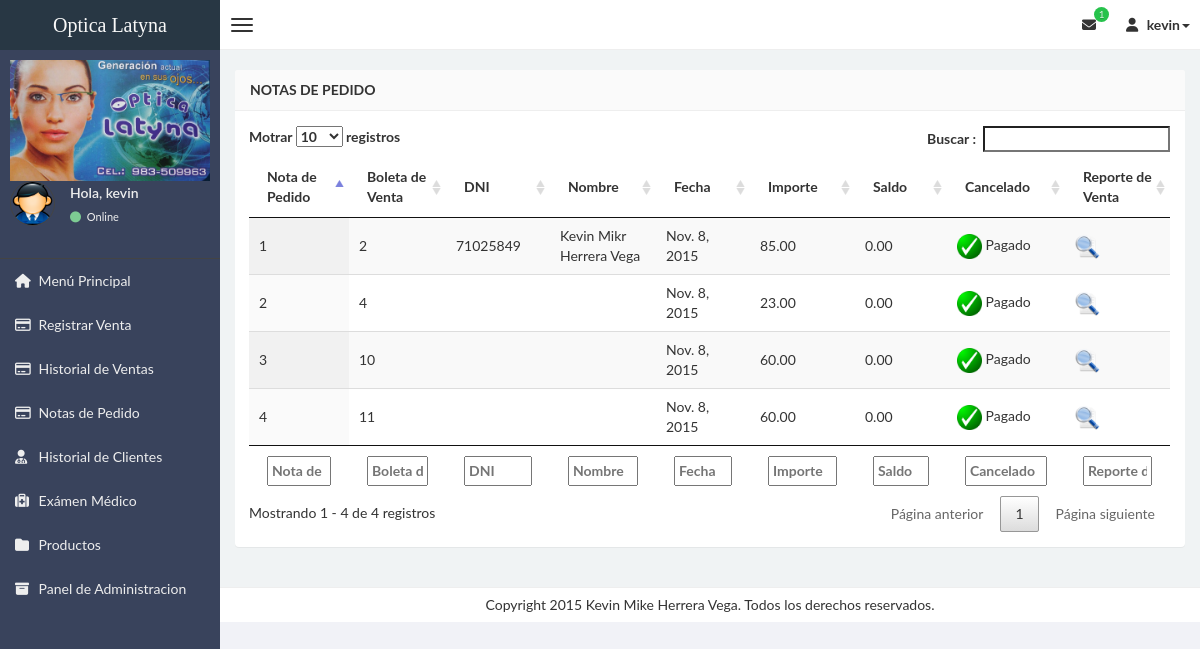
Screenshot of /facturacion/notas/ (signed in) with the database file from the repository.
### apps/facturacion/models.py (models this page shows, shortened)
class NotaPedido(models.Model):
    nro = models.IntegerField(unique=True)
    bloque = models.IntegerField(blank=True, null=True)
    venta = models.ForeignKey(Venta)
    fecha = models.DateField(default=timezone.now())
    importe = models.DecimalField(max_digits=10,decimal_places=2,default=0.00)
    saldo = models.DecimalField(max_digits=10,decimal_places=2,default=0.00)
    class Meta:
        verbose_name = 'Nota de Pedido'
        verbose_name_plural = 'Notas de Pedido'

class Venta(models.Model):
    nro = models.IntegerField(unique=True)
    bloque = models.IntegerField(blank=True, null=True)
    dni_cliente = models.ForeignKey(Cliente,blank=True, null=True)
    fecha = models.DateField(default = timezone.now())
    importe = models.DecimalField(max_digits=10,decimal_places=2,blank=True, null=True)
    saldo = models.DecimalField(max_digits=10,decimal_places=2,blank=True, null=True)
    total = models.DecimalField(max_digits=10,decimal_places=2,blank=True, null=True)
    cancelado = models.BooleanField(default=True)
    observaciones = models.TextField(blank=True, null=True)
    class Meta:
        verbose_name = 'Venta'
        verbose_name_plural = 'Ventas'

### apps/cliente/models.py (models this page shows, shortened)
class Cliente(models.Model):
    dni = models.CharField(primary_key=True, max_length=8)
    nombre = models.CharField(max_length=45)
    apellido = models.CharField(max_length=45)
    direccion = models.TextField(blank=True,null=True)
    telefono = models.CharField(max_length=15, blank=True,null=True )
    email = models.CharField(max_length=30, blank=True,null=True )
    fecha_nacimiento = models.DateField(null=True, blank=True)
    ocupacion = models.CharField(max_length=50, blank=True,null=True )
    foto = models.ImageField(upload_to = 'pic_folder/', default = 'pic_folder/default_user.png',blank=True,null=True)
    def fotografia(self):
        if self.foto:
            return "<a href='%s' target='_blank'><img src='%s' width='100'></a>" %(self.foto.url,self.foto.url)
        else:
            return "<strong>No tiene foto</strong>"
    fotografia.allow_tags = True
    def nombre_completo(self):
        return "%s %s"  %(self.nombre,self.apellido)
    class Meta:
        verbose_name = 'Cliente'
        verbose_name_plural = 'Clientes'

### apps/facturacion/views.py (the view)
class NotaPedidoView(LoginRequiredMixin,View):
    template_name = 'facturacion/historial_notas_pedido.html'
    def get(self,request):
        notas = NotaPedido.objects.order_by('id')
        return render(request,self.template_name,locals())

### apps/almacen/context_processors.py (called while the page is built)
def stock_minimo(request):
    risk = []
    producto = Producto.objects.all()
    for item in producto:
        if(item.stock_actual <= item.stock_minimo):
            risk.append(item)
    return {'mensaje_productos':risk,'numero_mensaje':risk.__len__()}

### apps/usuarios/views.py (called while the page is built)
    @method_decorator(login_required)
    def dispatch(self, *args, **kwargs):
        return super(LoginRequiredMixin, self).dispatch(*args, **kwargs)

### templates/facturacion/historial_notas_pedido.html (shortened to what this page needs)
{% extends 'base.html' %}
{% load staticfiles %}
{% block content %}
    <div class="row">
        <div class="col-lg-12">
            <section class="panel general">
                    <header class="panel-heading">
                        <strong>Notas de Pedido</strong>
                    </header>
                    <div class="panel-body">
                        <table id="tabla1" class="display" cellspacing="0" width="100%">
                            <thead>
                                <th>Nota de Pedido</th>
                                <th>Boleta de Venta</th>
                                <th>DNI</th>
                                <th>Nombre</th>
                                <th>Fecha</th>
                                <th>Importe</th>
                                <th>Saldo</th>
                                <th>Cancelado</th>
                                <th>Reporte de Venta</th>
                            </thead>
                            <tfoot>
                                <th>Nota de Pedido</th>
                                <th>Boleta de Venta</th>
                                <th>DNI</th>
                                <th>Nombre</th>
                                <th>Fecha</th>
                                <th>Importe</th>
                                <th>Saldo</th>
                                <th>Cancelado</th>
                                <th>Reporte de Venta</th>
                            </tfoot>
                            <tbody>
                            {% for item in notas %}
                                <tr>
                                    <td>{{ item.nro }}</td>
                                    <td>{{ item.venta.nro }}</td>
                                    <td>{{ item.venta.dni_cliente.dni }}</td>
                                    <td>{{ item.venta.dni_cliente.nombre_completo }}</td>
                                    <td>{{ item.venta.fecha }}</td>
                                    <td>{{ item.importe }}</td>
                                    <td>{{ item.saldo}}</td>
                                    <td>
                                        {% if item.venta.cancelado %}
                                            <img src="{% static 'images/check.png' %}" width="25" height="25" data-toggle="tooltip" title="Venta Cancelada"> Pagado
                                        {% else %}
                                            <a href="{% url 'facturacion:cancelar_nota_pedido' item.id %}" target="_blank"><img src="{% static 'images/pay.png' %}" width="25" height="25" data-toggle="tooltip" title="Pagar"> Por Pagar</a>
                                        {% endif %}
                                    </td>
                                    <td><a href="{% url 'facturacion:reporte' item.venta.id %}" target="_blank"><img src="{% static 'images/ver.png' %}" width="25" height="25" data-toggle="tooltip" title="Click para ver el reporte"></a></td>
                                </tr>
                            {% endfor %}
                            </tbody>
                        </table>
                     </div>
            </section>
        </div>
    </div>
{% endblock %}

### templates/base.html (shortened to what this page needs)
{% load staticfiles %}
<!DOCTYPE html>
<html>
<head>
    <link href="{% static 'css/plugins/bootstrap.min.css' %}" rel="stylesheet" type="text/css" />
    <link href="{% static 'css/plugins/bootstrap-theme.css' %}" rel="stylesheet" type="text/css" />
    <link href="{% static 'css/plugins/jquery-ui.css' %}" rel="stylesheet" type="text/css" />
    <link href="{% static 'css/plugins/font-awesome.min.css' %}" rel="stylesheet" type="text/css" />
    <link href="{% static 'css/style.css' %}" rel="stylesheet" type="text/css" />
    <link rel="stylesheet" href="{% static 'css/plugins/chosen.min.css' %}">
    <link rel="stylesheet" href="{% static 'css/plugins/jquery.dataTables.min.css' %}">
    <link rel="stylesheet" href=" {% static 'fancyapps/source/jquery.fancybox.css' %}" type="text/css" media="screen" />
</head>
<body class="skin-black">
    <header class="header">
        <a href="index.html" class="logo">
            Optica Latyna
        </a>
        <nav class="navbar navbar-static-top" role="navigation">
            <a href="#" class="navbar-btn sidebar-toggle" data-toggle="offcanvas" role="button">
                <span class="icon-bar"></span>
                <span class="icon-bar"></span>
                <span class="icon-bar"></span>
            </a>
            <div class="navbar-right">
                <ul class="nav navbar-nav">
                    <li class="dropdown messages-menu">
                        <a href="#" class="dropdown-toggle" data-toggle="dropdown">
                            <i class="fa fa-envelope"></i>
                            <span class="label label-success">{{ numero_mensaje }}</span>
                        </a>
                    </li>
                    <li class="dropdown user user-menu">
                        <a href="#" class="dropdown-toggle" data-toggle="dropdown">
                            <i class="fa fa-user"></i>
                            <span>{{ user.username }}<i class="caret"></i></span>
                        </a>
                    </li>
                </ul>
            </div>
        </nav>
    </header>
    <div class="wrapper row-offcanvas row-offcanvas-left">
        <aside class="left-side sidebar-offcanvas">
                <section class="sidebar">
                    <div class="user-panel">
                        <img src="{% static 'images/logo.jpg' %}"  alt="logo" />
                        <br>
                        <div class="pull-left image">
                            <img src="{% static 'images/default_user.png' %}" class="img-circle" alt="User Image" />
                        </div>
                        <div class="pull-left info">
                            <p>Hola, {{ request.user }}</p>
                            <a href="#"><i class="fa fa-circle text-success"></i> Online</a>
                        </div>
                    </div>
                    <div class="user-panel">
                    </div>
                    <ul class="sidebar-menu">
                        <li >
                            <a href="{% url 'index' %}">
                                <i class="fa fa-home "></i> <span>Menú Principal</span>
                            </a>
                        </li>
                        <li>
                            <a href="{% url 'facturacion:index' %}">
                                <i class="fa fa-credit-card"></i> <span>Registrar Venta</span>
                            </a>
                        </li>
                        <li>
                            <a href="{% url 'facturacion:historial' %}">
                                <i class="fa fa-credit-card"></i> <span>Historial de Ventas</span>
                            </a>
                        </li>
                        <li>
                            <a href="{% url 'facturacion:nota' %}">
                                <i class="fa fa-credit-card"></i> <span>Notas de Pedido</span>
                            </a>
                        </li>
                        <li>
                            <a href="{% url 'cliente:index' %}">
                                <i class="fa fa-user-md"></i> <span>Historial de Clientes</span>
                            </a>
                        </li>
                        <li>
                            <a href="{% url 'receta:index' %}">
                                <i class="fa fa-medkit"></i> <span>Exámen Médico</span>
                            </a>
                        </li>
                        <li>
                            <a href="{% url 'almacen:producto' %}">
                                <i class="fa fa-folder "></i> <span>Productos</span>
                            </a>
                        </li>
                        <li>
                            <a  target="_blank" href="{% url 'admin:index' %}">
                                <i class="fa fa-archive"></i> <span>Panel de Administracion</span>
                            </a>
                        </li>
                    </ul>
                </section>
            </aside>
        <aside class="right-side">
        <section class="content">
            {% block content %}
            {% endblock %}
        </section>
        <div class="footer-main">
            Copyright 2015 Kevin Mike Herrera Vega. Todos los derechos reservados.
        </div>
    </aside>
    </div>
</body>
</html>

### rows the page displays
NotaPedido: nro "1", venta.nro "2", venta.dni_cliente.dni "71025849", venta.dni_cliente.nombre_completo "Kevin Mikr Herrera Vega", venta.fecha "Nov. 8, 2015", importe "85.00", saldo "0.00"
NotaPedido: nro "2", venta.nro "4", venta.fecha "Nov. 8, 2015", importe "23.00", saldo "0.00"
NotaPedido: nro "3", venta.nro "10", venta.fecha "Nov. 8, 2015", importe "60.00", saldo "0.00"
NotaPedido: nro "4", venta.nro "11", venta.fecha "Nov. 8, 2015", importe "60.00", saldo "0.00"

### other values shown
{{ numero_mensaje }} "1"
{{ user.username }} "kevin"
{{ request.user }} "kevin"
